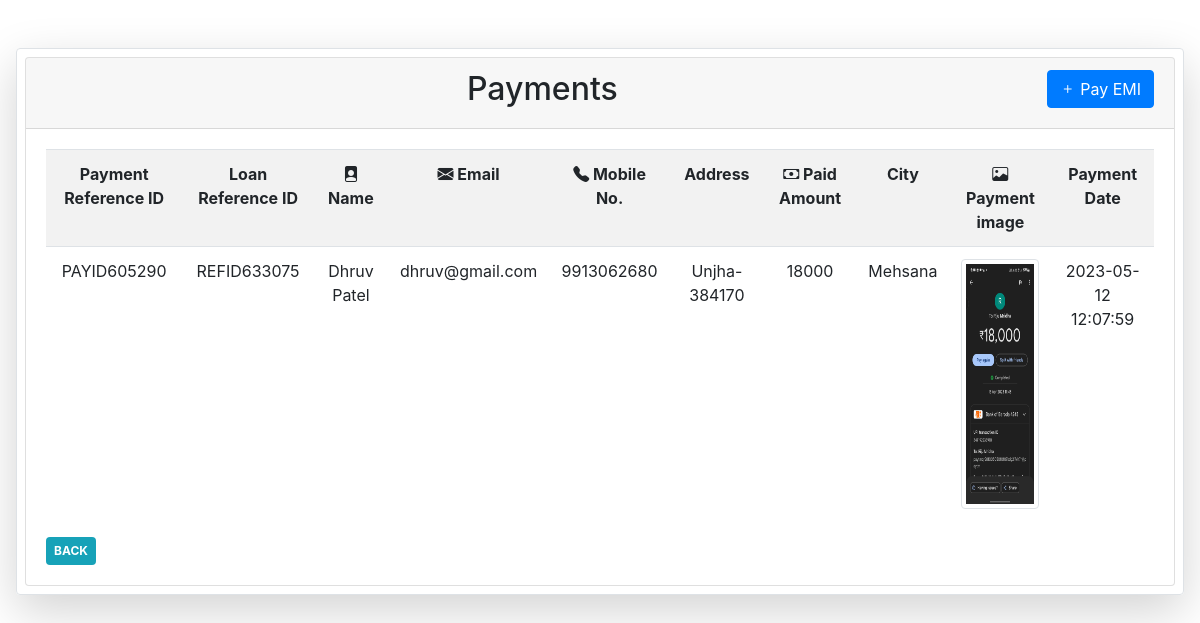
/Partials/_PayDetail.php (signed in), run on the app's committed database.
### tables this page shows
CREATE TABLE `payments` (
  `id` int(10) NOT NULL,
  `Reference_No` varchar(50) NOT NULL,
  `Loan_ID` varchar(50) NOT NULL,
  `Name` varchar(50) NOT NULL,
  `Email` varchar(50) NOT NULL,
  `Mobile` varchar(50) NOT NULL,
  `Address` varchar(100) NOT NULL,
  `paid_amount` varchar(50) NOT NULL,
  `CIty` varchar(50) NOT NULL,
  `Pay_img` varchar(1024) NOT NULL,
  `timestamp` datetime NOT NULL
);

### Partials/_PayDetail.php (the view, shortened to what this page needs)
<?php
include '_dbconnect.php';
?>
<!DOCTYPE html>
<html>
<head>
    <link rel="stylesheet" href="https://cdn.jsdelivr.net/npm/bootstrap@4.5.3/dist/css/bootstrap.min.css">
    <link rel="stylesheet" href="https://cdn.jsdelivr.net/npm/bootstrap-icons@1.10.5/font/bootstrap-icons.css">
    <link rel="stylesheet" type="text/css" href="../assets/css/bootstrap-icons.css">
</head>
<body>
    <div class="row border rounded mx-3 mt-5 p-2 shadow-lg">
        <div class="card " style="width: 1500px;">
            <div class="card-header text-center">
                <h2>Payments
                    <a href="_Payment.php"><button type="button" class="btn btn-primary float-right ml-2"><i class="bi bi-plus"></i> Pay EMI</button></a>
                </h2>
            </div>
            <div class="card-body">
                <table class="table table-striped text-center">
                        <?php
                            if (isset($_SESSION['loggedin']) && $_SESSION['loggedin'] == true) {
                                $user_email = $_SESSION['useremail'];
                                $sql = "SELECT * FROM `user_list` WHERE user_email = '$user_email'";
                                $query = mysqli_query($conn, $sql);
                                $result = mysqli_fetch_assoc($query);
                                if ($result['user_name'] == "Administrator") {
                                    $ql1 = "SELECT * FROM `payments`";
                                    $que1 = mysqli_query($conn, $ql1);
                                    $res = mysqli_num_rows($que1);
                                  echo'  <tr>
                                    <th>Payment Reference ID</th>
                                    <th>Loan Reference ID</th>
                                    <th><i class="bi bi-file-person-fill"></i> Name</th>
                                    <th><i class="bi bi-envelope-fill"></i> Email</th>
                                    <th><i class="bi bi-telephone-fill"></i> Mobile No.</th>
                                    <th>Address</th>
                                    <th><i class="bi bi-cash"></i> Paid Amount</th>
                                    <th> City</th>
                                    <th><i class="bi bi-image"></i> Payment image</th>
                                    <th>Payment Date</th>
                                </tr>
                                <tr>';
                                    for ($i = 1; $i <= $res; $i++) {
                                        $row = mysqli_fetch_array($que1);
                                        $folder = "../assets/uploads/Payments/";
                         ?>
                                    <td>
                                        <?php echo $row['Reference_No'] ?>
                                    </td>
                                    <td>
                                        <?php echo $row['Loan_ID'] ?>
                                    </td>
                                    <td>
                                        <?php echo $row['Name'] ?>
                                    </td>
                                    <td>
                                        <?php echo $row['Email'] ?>
                                    </td>
                                    <td>
                                        <?php echo $row['Mobile'] ?>
                                    </td>
                                    <td>
                                        <?php echo $row['Address'] ?>
                                    </td>
                                    <td>
                                        <?php echo $row['paid_amount'] ?>
                                    </td>
                                    <td>
                                        <?php echo $row['CIty'] ?>
                                    </td>
                                    <td>
                                        <img src="<?php echo $folder.$row['Pay_img'] ?>" alt="" class="img-responsive img-thumbnail" width="150" style="height:250px;">
                                    </td>
                                    <td>
                                        <?php echo $row['timestamp'] ?>
                                    </td>
                    </tr>
                    <?php  }
        }
                        } ?>
                </table>
                <a href="../Index.php" class="badge badge-info p-2">BACK</a>
            </div>
        </div>
    </div>
</body>
</html>

### data on the page
payments: Reference_No "PAYID605290", Loan_ID "REFID633075", Name "Dhruv Patel", Email "dhruv@gmail.com", Mobile "9913062680", Address "Unjha-384170", paid_amount "18000", CIty "Mehsana", Pay_img (picture), timestamp "2023-05-12 12:07:59"
